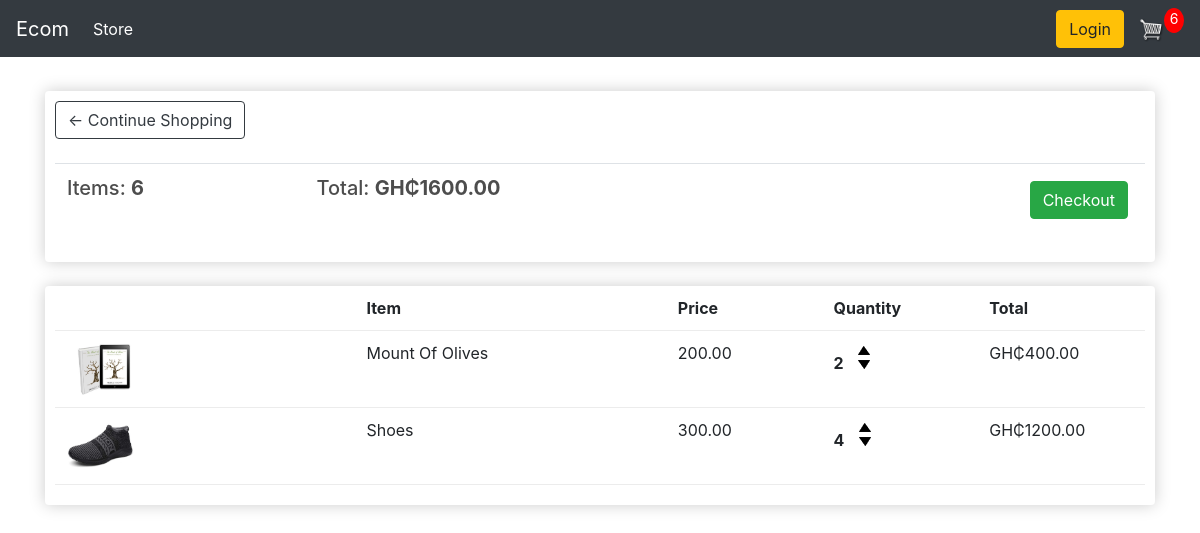
The app's page /cart/ (signed in), older data.
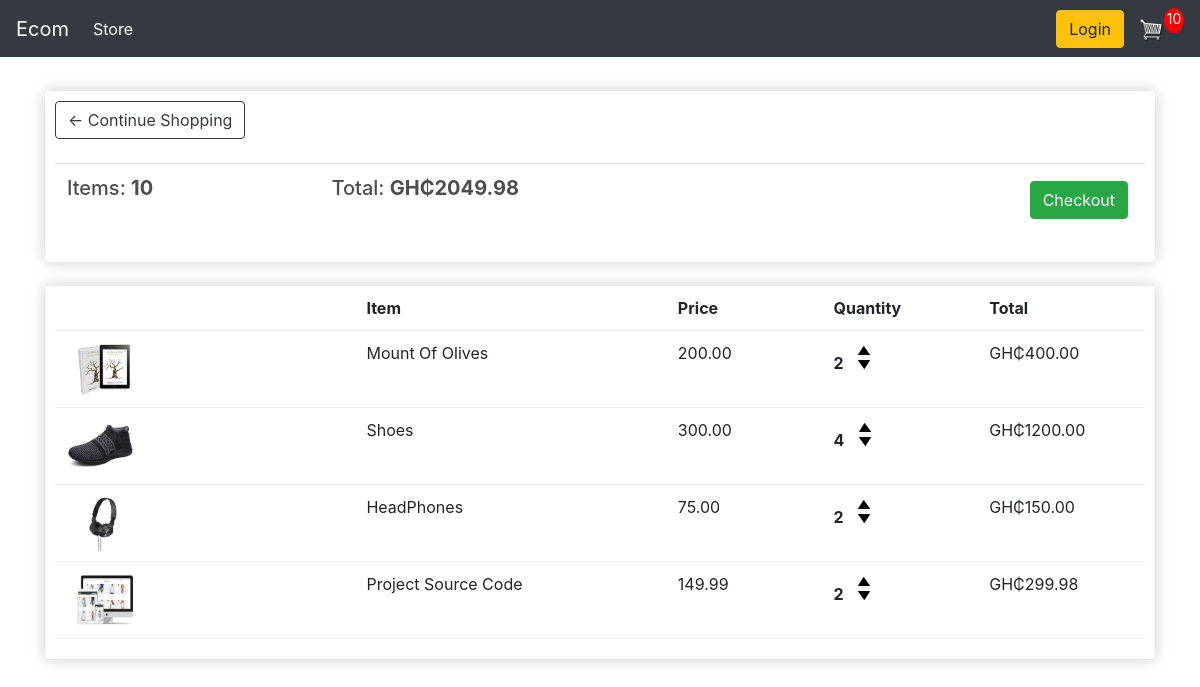
The same page, newer data.
### store/models.py (models this page shows, shortened)
class Order(models.Model):
    customer = models.ForeignKey(Customer, on_delete=models.SET_NULL, null=True, blank=True)
    date_ordered = models.DateTimeField(auto_now_add=True)
    complete = models.BooleanField(default=False, null=True, blank=False)
    transaction_id = models.CharField(max_length=200, null=True)
    @property
    def get_cart_total(self):
        orderitems = self.orderitem_set.all()
        total = sum([item.get_total for item in orderitems])
        return total
    def get_cart_items(self):
        orderitems = self.orderitem_set.all()
        total = sum([item.quantity for item in orderitems])
        return total

class OrderItem(models.Model):
    product = models.ForeignKey(Product, on_delete=models.SET_NULL, null=True, blank=True)
    order = models.ForeignKey(Order, on_delete=models.SET_NULL, null=True, blank=True)
    quantity = models.IntegerField(null=True, blank=True, default=0)
    date_added = models.DateTimeField(auto_now_add=True)
    @property
    def get_total(self):
        total = self.product.price * self.quantity
        return total

class Product(models.Model):
    name = models.CharField(max_length=200, null=True)
    price = models.DecimalField(max_digits=7, decimal_places=2)
    digital = models.BooleanField(default=False, null=True, blank=True)
    image = models.ImageField(null=True, blank=True)
    @property
    def imageURL(self):
        try:
            url = self.image.url
        except:
            url = ''
        return url

### store/views.py (the view)
# urls.py: path('cart/', views.cart, name='cart'),
def cart(request):
    if request.user.is_authenticated:
        customer = request.user.customer
        order, created = Order.objects.get_or_create(customer=customer, complete=False)
        items = order.orderitem_set.all()
        cartItems = order.get_cart_items
    else:
        items = []
        order = {'get_cart_total': 0, 'get_cart_items': 0, 'shipping': False }
        cartItems = order['get_cart_items']
    context = {'items': items, 'order': order, 'cartItems': cartItems}
    return render(request, 'store/cart.html', context)

### store/templates/store/cart.html
{% extends 'store/main.html' %}
{% load static %}
{% block content %}
    <div class="row">
        <div class="col-lg-12">
            <div class="box-element">
                <a class="btn btn-outline-dark" href="{% url 'store' %}">&#x2190; Continue Shopping</a>
                <br>
                <br>
                <table class="table">
                    <tr>
                        <th><h5>Items: <strong>{{ order.get_cart_items }}</strong></h5></th>
                        <th><h5>Total: <strong>GH₵{{ order.get_cart_total|floatformat:2 }}</strong></h5></th>
                        <th>
                            <a style="float:right; margin:5px;" href="{% url 'checkout' %}" class="btn btn-success">
                                Checkout
                            </a>
                        </th>
                    </tr>
                </table>
            </div>
            <br>
            <div class="box-element">
                <div class="cart-row">
                    <div style="flex: 2;"></div>
                    <div style="flex: 2;"><strong>Item</strong></div>
                    <div style="flex: 1;"><strong>Price</strong></div>
                    <div style="flex: 1;"><strong>Quantity</strong></div>
                    <div style="flex: 1;"><strong>Total</strong></div>
                </div>
                {% for item in items %}
                <div class="cart-row">
					<div style="flex:2"><img class="row-image" src="{{ item.product.imageURL }}"></div>
					<div style="flex:2"><p>{{item.product.name}}</p></div>
					<div style="flex:1"><p>{{item.product.price|floatformat:2}}</p></div>
					<div style="flex:1">
						<p class="quantity">{{item.quantity}}</p>
						<div class="quantity">
							<img data-product="{{ item.product.id }}" data-action="add" class="chg-quantity update-cart" src="{% static  'images/arrow-up.png' %}">
							<img data-product="{{ item.product.id }}" data-action="remove" class="chg-quantity update-cart" src="{% static  'images/arrow-down.png' %}">
						</div>
					</div>
					<div style="flex:1"><p>GH₵{{item.get_total|floatformat:2}}</p></div>
				</div>
                {% endfor %}
            </div>
        </div>
    </div>
{% endblock content %}

### store/templates/store/main.html (shortened to what this page needs)
<!DOCTYPE html>
{% load static  %}
<html lang="en">
<head>
    <link rel="stylesheet" type="text/css" href="{% static 'css/main.css' %}">
    <link rel="stylesheet" href="https://stackpath.bootstrapcdn.com/bootstrap/4.4.1/css/bootstrap.min.css">
</head>
<body>
    <nav class="navbar navbar-expand-lg navbar-dark bg-dark">
        <a class="navbar-brand" href="{% url 'store' %}">Ecom</a>
        <div class="collapse navbar-collapse" id="navbarSupportedContent">
          <ul class="navbar-nav mr-auto">
            <li class="nav-item active">
              <a class="nav-link" href="{% url 'store' %}">Store <span class="sr-only">(current)</span></a>
            </li>
          </ul>
          <div class="form-inline my-2 my-lg-0">
               <a href="#"class="btn btn-warning">Login</a>
               <a href="{% url 'cart' %}">
                  <img  id="cart-icon" src="{% static 'images/cart.png' %}">
              </a>
              <p id="cart-total">{{cartItems}}</p>
          </div>
        </div>
      </nav>
    <div class="container">
        <br>
        {% block content %}
        {% endblock content %}
    </div>
</body>
</html>

### static/css/main.css (style rules this page uses)
body { background-color: hsl(0, 0%, 98%); }
h1,h2,h3,h4,h5,h6 { color:hsl(0, 0%, 30%); }
.box-element { box-shadow:hsl(0, 0%, 80%) 0 0 16px; background-color: #fff; border-radius: 4px; padding: 10px; }
.bg-dark { background-color: #4f868c!important; }
#cart-icon { width:25px; display: inline-block; margin-left: 15px; }
#cart-total { display: block; text-align: center; color:#fff; background-color: red; width: 20px; height: 25px; border-radius: 50%; font-size: 14px; }
.col-lg-4, .col-lg-6, .col-lg-8, .col-lg-12 { margin-top: 10px; }
.btn { border-radius: 0; }
.row-image { width: 100px; }
.cart-row { display: flex; align-items: flex-stretch; padding-bottom: 10px; margin-bottom: 10px; border-bottom: 1px solid #ececec; }
.quantity { display: inline-block; font-weight: 700; padding-right:10px; }
.chg-quantity { width: 12px; cursor: pointer; display: block; margin-top: 5px; transition:.1s; }

Row changes from the older to the newer data that the page shows:
computed for Order: id.quantity "6" → "10"; get_cart_items "6" → "10"; get_cart_total "1600.00" → "2049.98"
added OrderItem: product.imageURL (picture), product.name "HeadPhones", product.price "75.00", quantity "2", get_total "150.00"
added OrderItem: product.imageURL (picture), product.name "Project Source Code", product.price "149.99", quantity "2", get_total "299.98"
